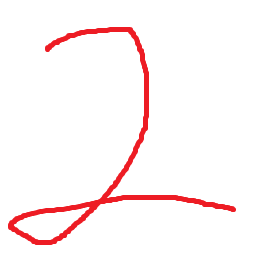
#> input picture test_img/2_222.png, 259 x 262 px; its folder holds only this picture in this run
$ python 2.py
#> lines starting #> are read from the running program, lines starting #| are printed output that depends on the picture; after the words box and inside, x2 and y2 are one past the last pixel; in counts of white or black regions, pixels touching at a corner belong together
### imageDeel.py
#-*-coding:utf-8-*-

import numpy as np
from PIL import Image
#定义的标准
#Standard size 标准大小
N = 32
#Gray threshold 灰度阈值
color = 150
#设置变宽
side_width = 3

def JudgeEdge(img, length, flag, size):
    # JudgeEdge of Picture判断图片切割的边界
    for i in range(length):
        #Row or Column 判断是行是列
        if flag == 0:
            #Positive sequence 正序判断该行是否有手写数字
            line1 = img[i, img[i,:]<color]
            #Negative sequence 倒序判断该行是否有手写数字
            line2 = img[length-1-i, img[length-1-i,:]<color]
        else:
            line1 = img[img[:,i]<color, i]
            line2 = img[img[:,length-1-i]<color,length-1-i]
        #If edge, recode serial number 若有手写数字，即到达边界，记录下行
        if len(line1)>=1 and size[0]==-1:
            if i-side_width<=0:
                size[0] = 0
            else:
                size[0] = i-side_width
        if len(line2)>=1 and size[1]==-1:
            if length-1 <= length-1-i+side_width:
                size[1] = length-1
            else:
                size[1] = length-1-i+side_width
        #If get the both of edge, break 若上下边界都得到，则跳出
        if size[0]!=-1 and size[1]!=-1:
            break
    return size

def CutPicture(img):
    #CurPicture   切割图象
    # 去噪处理
    img[img>color] = 255
    img[img<=color] = 0
    #初始化新大小
    size = []
    #图片的行数
    length = len(img)
    #图片的列数
    width = len(img[0,:])
    #计算新大小
    size.append(JudgeEdge(img, length, 0, [-1, -1]))
    size.append(JudgeEdge(img, width, 1, [-1, -1]))
    size = np.array(size).reshape(4)
    # 裁剪后的图片
    new_img = img[size[0]:size[1]+1, size[2]:size[3]+1]
    return new_img

def StretchPicture(img):
    #StretchPicture  拉伸图像
    # 获取图片的宽高
    img_with = len(img[0, :])
    img_height = len(img)
    # 创建一张图片
    image = Image.new("L", (img_with, img_height))
    #矩阵转化成图片
    #循环图片的高和宽，分别吧图片的灰度值添加到对应的图片的位置上，这个时候创建图片秤成功
    for i in range(img_height):
        lineStr = img[i]
        for j in range(img_with):
            colorValue = int(lineStr[j])
            image.putpixel((j, i), int(colorValue))

    # 图片创建成功后对图片进行缩放 成 32x32的标准图片
    new_image = image.convert("L").resize((32, 32))

    #再将图片转换成功矩阵
    data = np.array(new_image)

    # 将黑色像素设置为1
    data[data==0] = 1
    # 将白色像素设置为0
    data[data==255] = 0
    return data

### 2.py
#-*-coding:utf-8-*-

# 2.py说明  将测试图片转化为TXT文件

import os
from PIL import Image
import numpy as np
from imageDeel import *


def img2txt(img_path, txt_name):
    # 将图像数据转换为txt文件
    # img_path: 图像文件路径
    # txt_name: 输出txt文件路径
    # 将图片转换成灰度图片
#> called with img_path = './test_img/2_222.png', txt_name = './knn-digits/testDigits/2_222.txt'
    im = Image.open(img_path).convert('L')
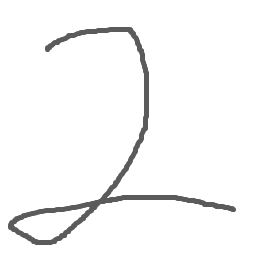
#> im: PIL image 259x262 L; min 91, max 255, mean 247.4
    # im.save(txt_name)
    # 将图片转换成矩阵
    data = np.array(im)
    # 裁剪图片
    new_data = CutPicture(data)
#> in CutPicture, `img[img<=color] = 0`:
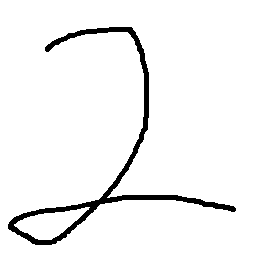
#> img: shape (262, 259); 95.5% white; 1 black region, box (x1, y1, x2, y2) and area: (8, 27, 236, 245) 3082
#> in CutPicture, `length = len(img)`: length = 262
#> in CutPicture, `width = len(img[0,:])`: width = 259
#> after the loop in JudgeEdge, `for i in range(length):`: size = [24, 247]
#> the loop in JudgeEdge (call 2), `for i in range(length):` made 24 passes
#> line1 on passes 9 to 20: [0, 0, 0, 0, 0], [0, 0, 0, 0, 0, 0, 0, 0], [0, 0, 0, 0, 0, 0, 0, 0, 0], [0, 0, 0, 0, 0, 0, 0, 0, 0, 0, 0], [0, 0, 0, 0, 0, 0, 0, 0, 0, 0, 0, 0, 0], [0, 0, 0, 0, 0, 0, 0, 0, 0, 0, 0, 0, 0, 0], [0, 0, 0, 0, 0, 0, 0, 0, 0, 0, 0, 0, 0], [0, 0, 0, 0, 0, 0, 0, 0, 0, 0, 0, 0, 0], [0, 0, 0, 0, 0, 0, 0, 0, 0, 0, 0, 0, 0, 0], [0, 0, 0, 0, 0, 0, 0, 0, 0, 0, 0, 0, 0], [0, 0, 0, 0, 0, 0, 0, 0, 0, 0, 0], [0, 0, 0, 0, 0, 0, 0, 0, 0, 0, 0]
#> in CutPicture, `size = np.array(size).reshape(4)`: size = [24, 247, 5, 238]
#> in CutPicture, `new_img = img[size[0]:size[1]+1, size[2]:size[3]+1]`:
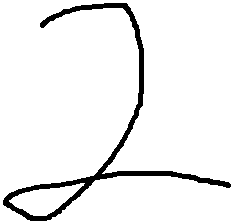
#> new_img: shape (224, 234); 94.1% white; 1 black region, box (x1, y1, x2, y2) and area: (3, 3, 231, 221) 3082
    # 缩放图片到标准大小
    new_data = StretchPicture(new_data)
#> in StretchPicture, `img_with = len(img[0, :])`: img_with = 234
#> in StretchPicture, `img_height = len(img)`: img_height = 224
#> in StretchPicture, `image = Image.new("L", (img_with, img_height))`: image: PIL image 234x224 L; every value is 0
#> in StretchPicture, `new_image = image.convert("L").resize((32, 32))`:
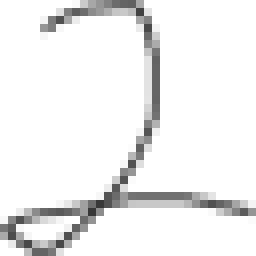
#> new_image: PIL image 32x32 L (shown 8 times larger); min 55, max 255, mean 238.9
#> in StretchPicture, `data[data==255] = 0`:
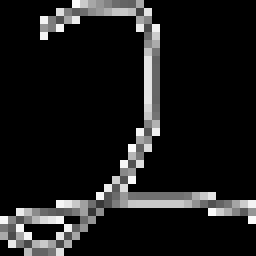
#> data: shape (32, 32) (shown 8 times larger); min 0, max 252, mean 27.2
    np.savetxt(txt_name, new_data, fmt='%d', delimiter='')


if __name__ == "__main__":
    # 获取指定目录下的所有文件
    fileList = os.listdir("./test_img/")
    # 遍历所有文件
    for file in fileList:
        # 获取文件名
        filename = file.split(".")[0]
        img2txt("./test_img/%s.png" % filename, "./knn-digits/testDigits/%s.txt" % filename)
